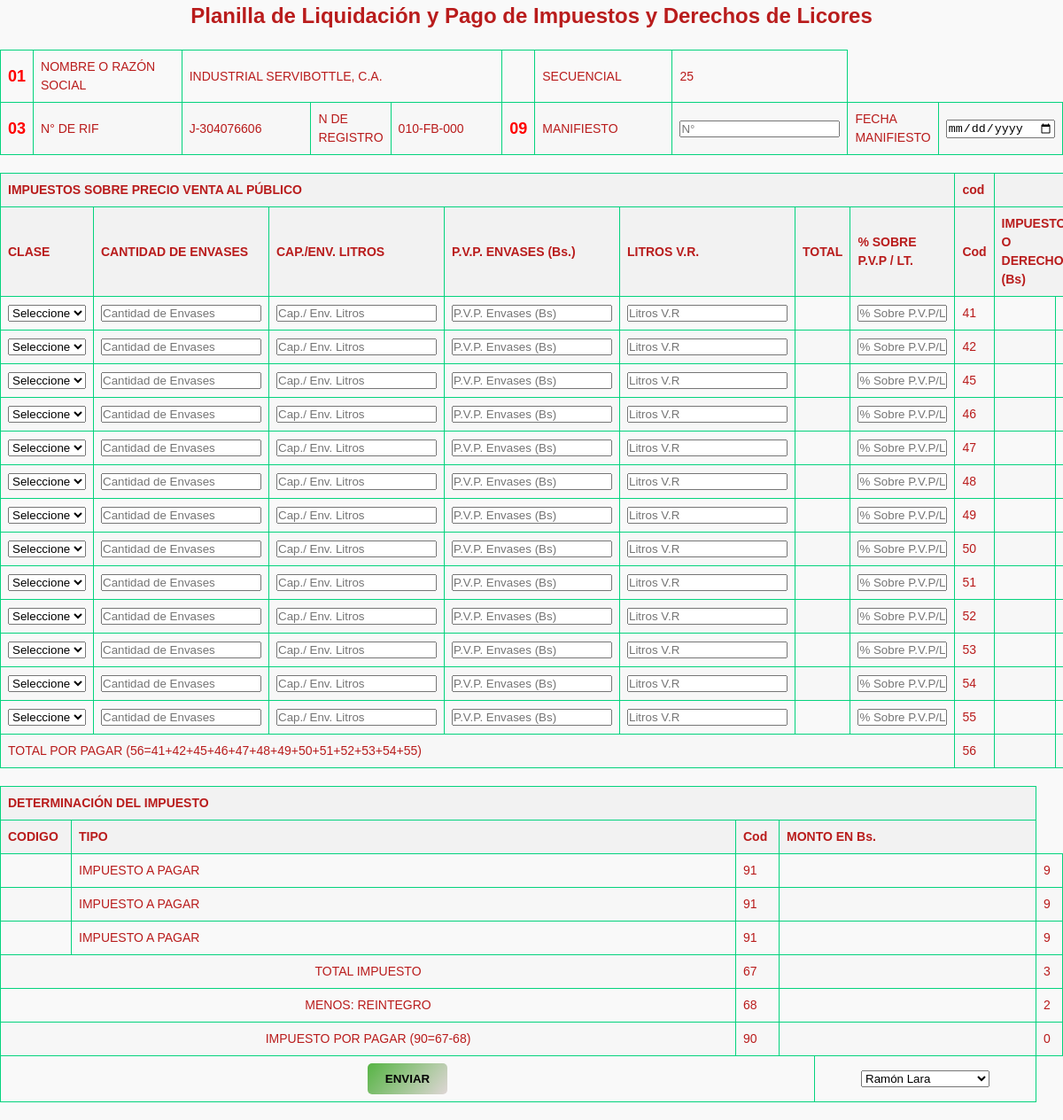
Screenshot of /liquidaciones/liq1.php?licencia=010-FB-000 (signed in) with the database file from the repository.
### tables this page shows
CREATE TABLE `licencia_licores` (
  `Numero_registro` int(11) DEFAULT NULL,
  `Fecha_autorizacion` varchar(10) NOT NULL,
  `Numero_autorizacion` varchar(10) NOT NULL,
  `Region` varchar(15) DEFAULT 'REGION CENTRAL',
  `Unidad` int(11) NOT NULL,
  `Razon_social` varchar(60) NOT NULL,
  `Numero_cedula_solicitante` varchar(20) DEFAULT NULL,
  `Numero_rif_solicitante` varchar(15) NOT NULL,
  `Direccion` text DEFAULT NULL,
  `Autorizacion_ejerce` varchar(50) DEFAULT 'INDUSTRIA DE ALCOHOL Y ESPECIES ALCOHOLICAS',
  `Administrador_representante_legal` varchar(35) DEFAULT NULL,
  `Nacionalidad` tinyint(1) DEFAULT NULL,
  `Cedula_representante` varchar(15) DEFAULT NULL,
  `Numero_rif_representante` varchar(15) DEFAULT NULL,
  `Firmante` int(11) DEFAULT NULL,
  `Segunda_firma` int(11) DEFAULT NULL,
  `Persona_juridica` tinyint(1) DEFAULT NULL,
  `Materia_prima` varchar(80) DEFAULT NULL,
  `Telefono_solicitante` varchar(20) DEFAULT NULL,
  `Telefono_reprensentante` varchar(20) DEFAULT NULL,
  `Direccion_representante_legal` text DEFAULT NULL,
  `Habilitado` tinyint(1) DEFAULT 1,
  `Correo_representante` varchar(25) DEFAULT NULL,
  `N_inscripcion` int(11) DEFAULT NULL,
  `Tomo` varchar(11) DEFAULT NULL,
  `Oficina_resgistro_mercantil` varchar(40) DEFAULT NULL,
  `Grado_alcoholico` decimal(5,2) DEFAULT NULL
);

CREATE TABLE `liquidacion_licores` (
  `Secuencial` int(11) NOT NULL,
  `N_liquidacion` int(11) NOT NULL,
  `Licencia` varchar(10) NOT NULL,
  `Fecha_liquidacion` varchar(10) NOT NULL,
  `Numero_manfiesto` varchar(10) NOT NULL,
  `Fecha_manifiesto` varchar(10) NOT NULL,
  `Firmante` int(11) NOT NULL
);

### liquidaciones/liq1.php (the view, shortened to what this page needs)
<?php $tipoliq = $_GET['tipo'];
$licencia = $_GET['licencia'];
$servername = "localhost";
$username = "root";
$password = "";
$dbname = "expendiobd";
$conn = new mysqli($servername, $username, $password, $dbname);
?>
<!DOCTYPE html>
<html>
<head>
  <link rel="stylesheet" href="styles.css">
</head>
<body>
  <h1>Planilla de Liquidación y Pago de Impuestos y Derechos de Licores</h1>
  <table width="50%" align="center">
    <tr>
      <td>
        <font color="red" size="4"><strong>01</strong></font>
      </td>
      <td width="250">NOMBRE O RAZÓN SOCIAL</td>
      <td colspan="3"><?php
      $sqlrif = 'SELECT Razon_social, Numero_rif_solicitante FROM `licencia_licores` WHERE Numero_autorizacion = "'.$licencia.'";';
      $resultado = $conn->query($sqlrif);
      if ($resultado->num_rows > 0) {
        $row = $resultado->fetch_assoc();
        $nombre = $row['Razon_social'];
        $rif = $row['Numero_rif_solicitante'];
      }else {
        $nombre = '';
        $rif = '';
      }
      echo $nombre; ?></td>
      <td></td>
      <td>SECUENCIAL</td>
      <td><?php
      $sqlseq = "SELECT `Secuencial` FROM `liquidacion_licores` ORDER BY `Secuencial` DESC LIMIT 1;";
      $resultado = $conn->query($sqlseq);
      if ($resultado->num_rows > 0) {
        $row = $resultado->fetch_assoc();
        echo (intval($row['Secuencial'])+1);
      }else {
        echo 1;
      }
      ?></td>
    </tr>
    <tr>
      <td width="30">
        <font color="red" size="4"><strong>03 </strong></font>
      </td>
      <td width="200">N° DE RIF</td>
      <td width="200"><?php echo $rif; ?></td>
      <td>N DE REGISTRO</td>
      <td width="200"><?php echo $licencia; ?></td>
      <td>
        <center>
          <font color="red" size="4"><strong>09</strong></font>
        </center>
      </td>
      <td width="200">MANIFIESTO</td>
      <td><input type="text" placeholder="N°" name="manifiesto" id="manifiesto"></td>
      <td>FECHA MANIFIESTO</td>
      <td><input type="date" placeholder="fecha" name="fechamanifiesto" id="fechamanifiesto"></td>
    </tr>
  </table>
  <?php if ($tipoliq == 1) {
    echo '<table width="50%" align="center">
  </tr>
  <tr>
    <th colspan="6">IMPUESTOS SOBRE PRODUCCIÓN</th>
    <th colspan="1">COD</th>
    <TH colspan="2"></TH>
  </tr>
  <tr>
    <th rowspan="2">CLASE</th>
    <th rowspan="2">LITRO V.R.</th>
    <th rowspan="2">F.R. o G.L.</th>
    <th rowspan="2">LITRO A.A.</th>
    <th colspan="2">IMP.S/LITROS(Bs)</th>
    <th rowspan="2">COD</th>
    <th rowspan="2" colspan="3">IMPUESTO O DERECHOS (Bs.)</th>
  </tr>
  <tr>
    <td>V.R.</td>
    <td>A.A.</td>
  </tr>';
    $codigos = array(
      1 => 9,
      2 => 7,
      3 => 5,
      4 => 3,
      5 => 2
    );
    $codigos1 = array(
      1 => 21,
      2 => 23,
      3 => 25,
      4 => 27,
      5 => 28
    );
    $sql = "SELECT r.Id_producto, p.Nombre_producto FROM relacion_productos_licores r, clase_producto p WHERE r.Id_licencia = \"$licencia\" AND r.Id_producto = p.Id;";
    $productos = $conn->query($sql);
    while ($row = $productos->fetch_assoc()) {
      $nuevo[$row['Id_producto']] =  $row['Nombre_producto'];
    };
    for ($i = 1; $i <= 5; $i++) {
      echo '<tr>
  <td><select name="clase' . $i . '" id ="clase' . $i . '">
  <option value="0">Seleccione</option>';
      foreach ($nuevo as $id => $clase) {
        echo '<option value="' . $id . '">' . $clase . '</option>';
      };
      echo '</select></td>
  <td><input type="number" placeholder="Litro V.R" id="lvr' . $i . '"></td>
  <td><input type="number" placeholder="F.R o G.L" id="fr' . $i . '"></td>
  <td><input type="number" placeholder="Litro A.A." id="laa' . $i . '" readonly></td>
  <td><input type="number" placeholder="V.R" id="lvrr' . $i . '" readonly></td>
  <td><input type="number" placeholder="A.A" id="aa' . $i . '" readonly></td>
  <td>' . $codigos1[$i] . '</td>
  <td width="200" id="impuesto' . $i . '"></td>
  <td width="30">' . $codigos[$i] . '</td>
</tr>';
    }
    echo '
  <tr>
    <td colspan="6">TOTAL POR PAGAR (29=21+23+25+27+28)</td>
    <td>29</td>
    <td id = "totalimp"></td>
    <td>1</td>
  </tr>
</table>
';
  } else {
    echo '<table width="50%" align="center">
  <tr>
    <th colspan="7">IMPUESTOS SOBRE PRECIO VENTA AL PÚBLICO</th>
    <th>cod</th>
    <th colspan="2"></th>
  </tr>
  <tr>
    <th width="100">CLASE</th>
    <th>CANTIDAD DE ENVASES</th>
    <th>CAP./ENV. LITROS</th>
    <th>P.V.P. ENVASES (Bs.)</th>
    <th>LITROS V.R.</th>
    <th>TOTAL</th>
    <th>% SOBRE P.V.P / LT.</th>
    <th width="50">Cod</th>
    <th colspan="2">IMPUESTOS O DERECHOS (Bs)</th>
  </tr>';
    $codigos = array(
      1 => 9,
      2 => 8,
      3 => 5,
      4 => 4,
      5 => 3,
      6 => 2,
      7 => 1,
      8 => 0,
      9 => 9,
      10 => 8,
      11 => 7,
      12 => 6,
      13 => 5,
    );
    $codigos1 = array(
      1 => 41,
      2 => 42,
      3 => 45,
      4 => 46,
      5 => 47,
      6 => 48,
      7 => 49,
      8 => 50,
      9 => 51,
      10 => 52,
      11 => 53,
      12 => 54,
      13 => 55,
    );
    for ($i = 1; $i <= 13; $i++) {
      echo '<tr>
      <td><select name="clase' . $i . '" id ="clase' . $i . '">
      <option value="0">Seleccione</option>';
      echo '</select></td>
      <td><input type="number" size="15" placeholder="Cantidad de Envases" id="cantidad' . $i . '"></input></td>
      <td><input type="number" size="10" placeholder="Cap./ Env. Litros"id="capacidad' . $i . '"></input></td>
      <td><input type="number" size="15" placeholder="P.V.P. Envases (Bs)"id="pvpenv' . $i . '"></input></td>
      <td><input type="number" size="5" placeholder="Litros V.R"id="litrosvr' . $i . '"></input></td>
      <td id="totales' . $i . '"></td>
      <td><input type="text" size="10" placeholder="% Sobre P.V.P/LT."id="porcentaje' . $i . '"></input></td>
      <td>' . $codigos1[$i] . '</td>
      <td id="impuesto' . $i . '"></input></td>
      <td width="30">' . $codigos[$i] . '</td>
    </tr>';
    }
    echo '
  <tr>
    <td colspan="7">TOTAL POR PAGAR (56=41+42+45+46+47+48+49+50+51+52+53+54+55)</td>
    <td>56</td>
    <td id = "totalimp"></td>
    <td>4</td>
  </tr>
</table>';
  } ?>
  <table width="50%" align="center">
    <tr>
      <th colspan="6">DETERMINACIÓN DEL IMPUESTO</th>
    </tr>
    <tr>
      <th>CODIGO</th>
      <th>TIPO</th>
      <th width="49">Cod</th>
      <th colspan="3">MONTO EN Bs.</th>
    </tr>
    <?php
    for ($i = 1; $i <= 3; $i++) {
      echo '<tr>
    <td width="80" id = "codigop' . $i . '"></td>
    <td  width="750">IMPUESTO A PAGAR</td>
    <td>91</td>
    <td colspan="3" id="sumcodigo' . $i . '"></td>
    <td width="30">9</td>
  </tr>';
    }
    ?>
    <tr>
      <td colspan="2" style="text-align: center;">TOTAL IMPUESTO</td>
      <td>67</td>
      <td colspan="3" id="montopararestar"></td>
      <td>3</td>
    </tr>
    <tr>
      <td colspan="2" style="text-align: center;">MENOS: REINTEGRO</td>
      <td>68</td>
      <td colspan="3"></td>
      <td>2</td>
    </tr>
    <tr>
      <td colspan="2" style="text-align: center;">IMPUESTO POR PAGAR (90=67-68)</td>
      <td>90</td>
      <td colspan="3" id="montofinalfinal"></td>
      <td>0</td>
    </tr>
    <tr>
      <td colspan="5" style="text-align: center;">
        <button class="busc" id="boton" onclick="enviar()">ENVIAR</button>
      </td>
      <td width="250">
        <center><select name="firmante" id="firmante">
            <?php
    $sql = "SELECT `Id_firmante`,`Nombre_firmante` FROM `firmante_liquidacion`;";
    $productos = $conn->query($sql);
    while ($row = $productos->fetch_assoc()) {
      $firmantes[$row['Id_firmante']] =  $row['Nombre_firmante'];
    };
            foreach ($firmantes as $id => $clase) {
              echo '<option value="' . $id . '">' . $clase . '</option>';
            };
            ?>
          </select></center>
      </td>
    </tr>
  </table>
</body>
</html>

### liquidaciones/styles.css (style rules this page uses)
* { box-sizing: border-box; margin: 0; padding: 0; }
body { font-family: Arial, sans-serif; font-size: 14px; line-height: 1.5; color: #b91c1c; background-color: #f9f9f9; }
table { border-collapse: collapse; width: 100%; margin: 20px auto; }
th, td { text-align: left; padding: 8px; border: 1px solid #04d37d; }
th { background-color: #f2f2f2; font-weight: bold; }
h1 { font-size: 24px; margin-bottom: 10px; text-align: center; }
table tr:nth-child(even) { background-color: #f7f7f7; }
.busc { background: linear-gradient(130deg, rgb(86, 180, 68), rgb(223, 214, 214)); color: #030303; padding: 10px 20px; border: none; border-radius: 5px; cursor: pointer; font-weight: bold; }

### rows the page displays
licencia_licores: Razon_social "INDUSTRIAL SERVIBOTTLE, C.A.", Numero_rif_solicitante "J-304076606"
liquidacion_licores: intval($row['Secuencial'])+1 "25"

### other values shown
$licencia "010-FB-000"
$codigos1[$i] "41"
$codigos1[$i] "42"
$codigos1[$i] "45"
$codigos1[$i] "46"
$codigos1[$i] "47"
$codigos1[$i] "48"
$codigos1[$i] "49"
$codigos1[$i] "50"
$codigos1[$i] "51"
$codigos1[$i] "52"
$codigos1[$i] "53"
$codigos1[$i] "54"
$codigos1[$i] "55"
form field firmante "Ramón Lara"
